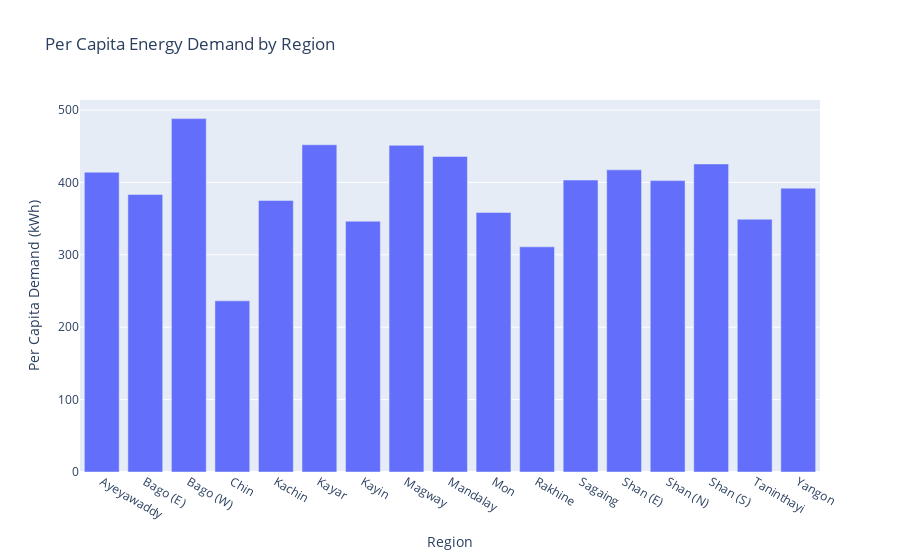

Write notebook code for a chart like this one.
### Code cell
# Q1: Per capita demand for different regions
df['PerCapitaDemand'] = df['TotalEnergyPerCell'] / df['Pop']
per_capita_demand = df.groupby('Admin1')['PerCapitaDemand'].mean().reset_index()

# Plot: Per Capita Energy Demand by Region
fig = px.bar(per_capita_demand, x='Admin1', y='PerCapitaDemand', title='Per Capita Energy Demand by Region', labels={'PerCapitaDemand':'Per Capita Demand (kWh)'})

# xlabel
fig.update_xaxes(title_text='Region')
fig.show()

### Figure 1 — Plotly figure (JSON) as saved in the notebook; plotly's stock layout.template omitted (floating-point values rounded to 4 significant figures)
{"data": [{"alignmentgroup": "True", "hovertemplate": "Admin1=%{x}<br>Per Capita Demand (kWh)=%{y}<extra></extra>", "legendgroup": "", "marker": {"color": "#636efa", "pattern": {"shape": ""}}, "name": "", "offsetgroup": "", "orientation": "v", "showlegend": false, "textposition": "auto", "type": "bar", "x": ["Ayeyawaddy", "Bago (E)", "Bago (W)", "Chin", "Kachin", "Kayar", "Kayin", "Magway", "Mandalay", "Mon", "Rakhine", "Sagaing", "Shan (E)", "Shan (N)", "Shan (S)", "Taninthayi", "Yangon"], "xaxis": "x", "y": [414.1, 383.3, 488.1, 236.4, 375.0, 452.0, 346.4, 451.3, 435.9, 358.5, 311.0, 403.2, 417.3, 402.5, 425.5, 349.1, 392.0], "yaxis": "y"}], "layout": {"barmode": "relative", "legend": {"tracegroupgap": 0}, "title": {"text": "Per Capita Energy Demand by Region"}, "xaxis": {"anchor": "y", "domain": [0, 1], "title": {"text": "Region"}}, "yaxis": {"anchor": "x", "domain": [0, 1], "title": {"text": "Per Capita Demand (kWh)"}}}}
